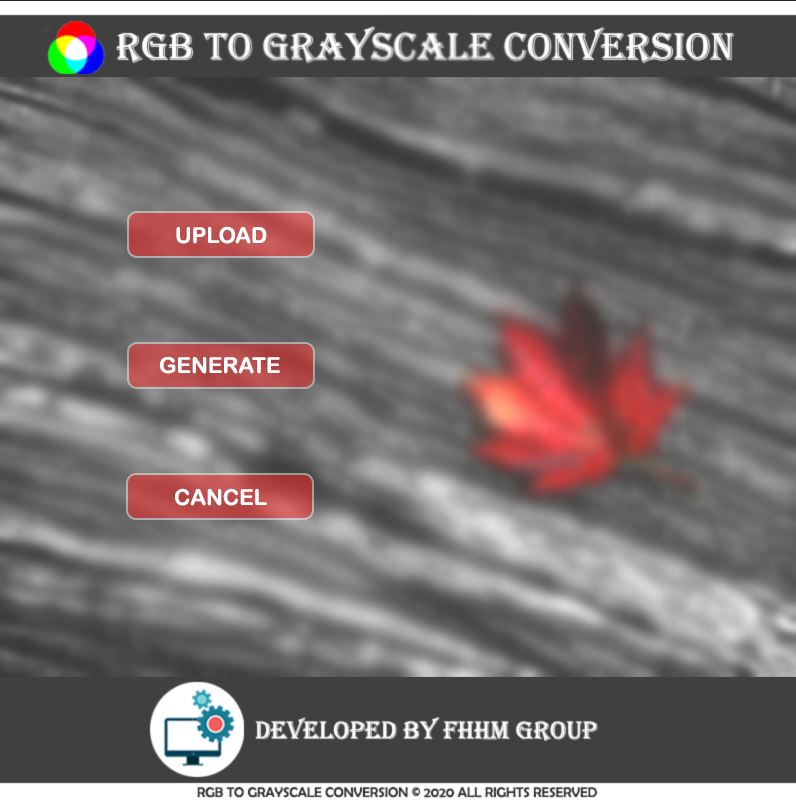
#> input picture WhatsApp Image 2020-03-30 at 7.56.11 PM.jpeg, 796 x 801 px
$ python asd.py
#> lines starting #> are read from the running program, lines starting #| are printed output that depends on the picture
from tkinter import filedialog
import cv2

x = filedialog.askopenfilename()
#> the answer given: WhatsApp Image 2020-03-30 at 7.56.11 PM.jpeg
print(x)

print("Converting")
image = cv2.imread(x)
#> image is the input picture: shape (801, 796, 3); mean B, G, R 112.1, 112.1, 119.8
#image = cv2.imread('haris vector.jpg')
cv2.imshow('Original', image)

cv2.waitKey()

gray_img = cv2.cvtColor(image, cv2.COLOR_BGR2GRAY)
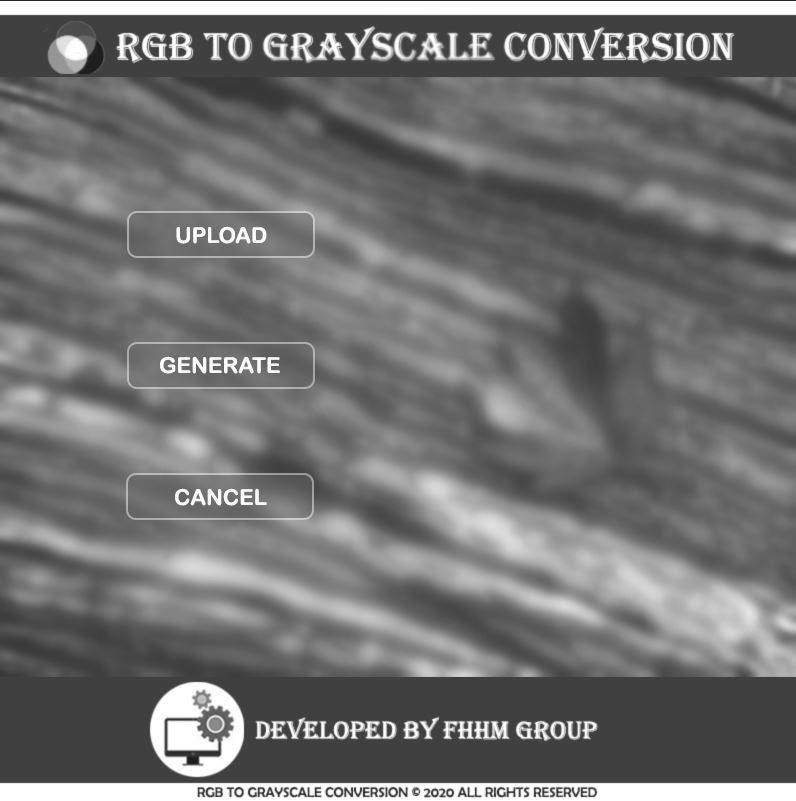
#> gray_img: shape (801, 796); min 20, max 255, mean 114.4

cv2.imwrite('newimage.png',gray_img)
cv2.imshow("grayscale", gray_img)
cv2.waitKey(0)

cv2.destroyAllWindows()

$ run again, on 2.png
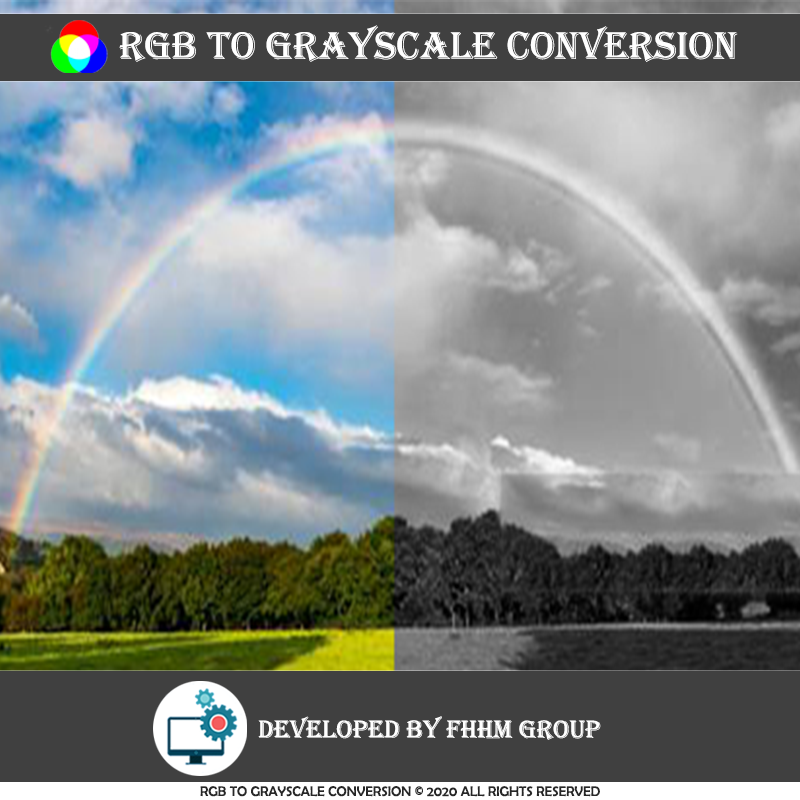
#> input picture 2.png, 800 x 800 px
#> image is the input picture: shape (800, 800, 3); mean B, G, R 137, 135.8, 127.5
#> `gray_img = cv2.cvtColor(image, cv2.COLOR_BGR2GRAY)`:
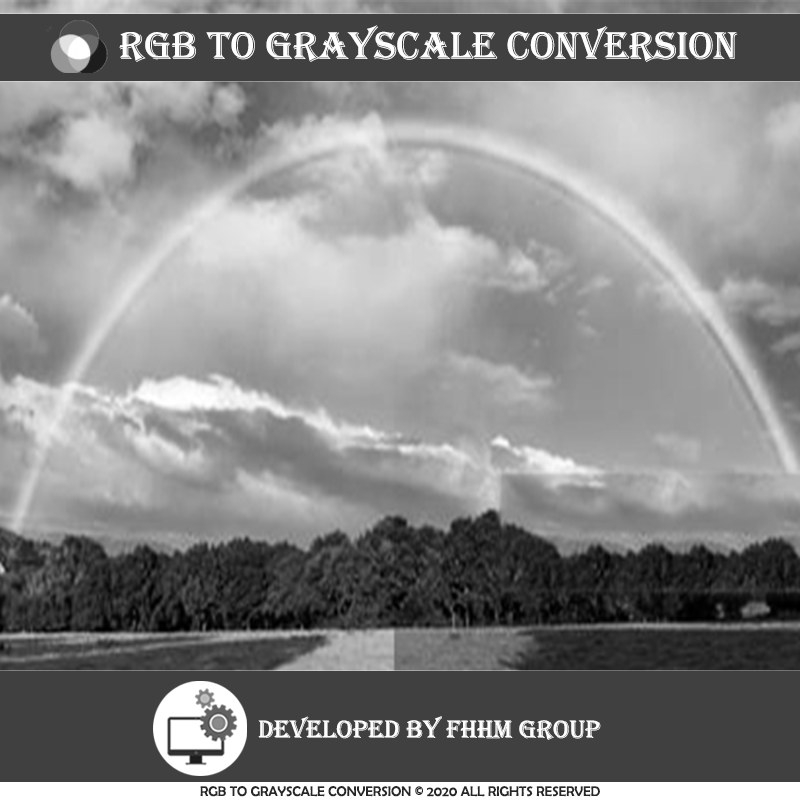
#> gray_img: shape (800, 800); min 0, max 255, mean 133.5
